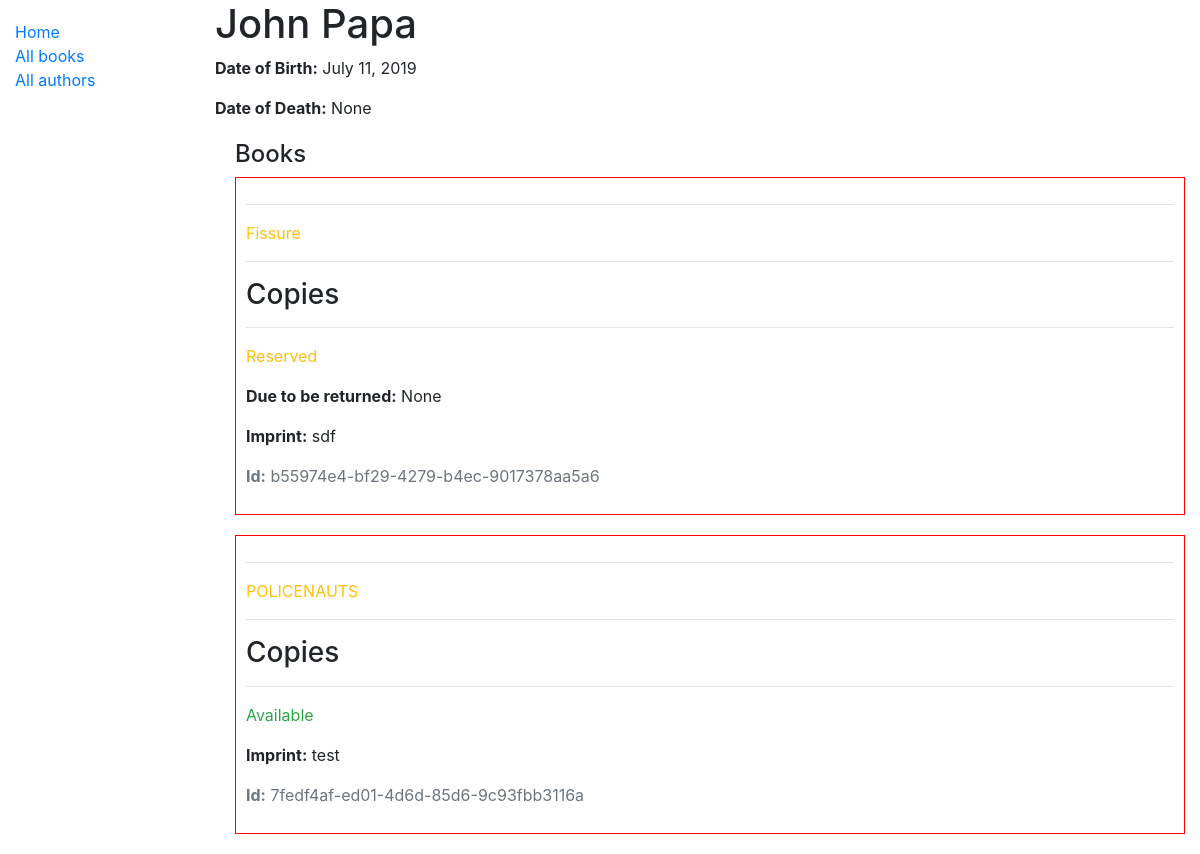
Page /catalog/author-detail/2 on the committed database.
### catalog/models.py (models this page shows, shortened)
class Author(models.Model):
    first_name = models.CharField(max_length=100)
    last_name = models.CharField(max_length=100)
    date_of_birth = models.DateField(null=True, blank=True)
    date_of_death = models.DateField('Died', null=True, blank=True)
    class Meta:
        ordering = [ 'last_name', 'first_name' ]

class Book(models.Model):
    title = models.CharField(max_length=200)
    author = models.ForeignKey(Author, on_delete=models.SET_NULL, null=True)
    summary = models.TextField(max_length=1000, help_text='Enter a brief description of the book')
    isbn = models.CharField('ISBN', max_length=13, help_text='13 Character <a href="https://www.isbn-international.org/content/what-isbn">ISBN number</a>')
    genre = models.ManyToManyField(Genre, help_text='Select a genre for this book')
    language = models.ForeignKey(Language, on_delete=models.SET_NULL, null=True)
    class Meta:
        ordering = [ 'title' ]

class BookInstance(models.Model):
    id = models.UUIDField(primary_key=True, default=uuid.uuid4, help_text='Unique ID from this particular book instance')
    book = models.ForeignKey(Book, on_delete=models.SET_NULL, null=True)
    imprint = models.CharField(max_length=200)
    due_back = models.DateField(null=True, blank=True)
    LOAN_STATUS = (
        ('m', 'Maintenance'),
        ('o', 'On loan'),
        ('a', 'Available'),
        ('r', 'Reserved')
    )
    status = models.CharField(
        max_length=1,
        choices=LOAN_STATUS,
        blank=True,
        default='m',
        help_text='Book availability',
    )
    class Meta:
        ordering = [ 'due_back' ]

### catalog/views.py (the view)
# urls.py: path('author-detail/<int:pk>', views.AuthorDetail.as_view(), name='author-detail'),
class AuthorDetail(generic.DetailView):
    model = Author

### catalog/templates/catalog/author_detail.html
{% extends "base_generic.html" %}
{% block content %}
  <h1>{{ author.first_name }} {{ author.last_name }}</h1>
  <p><strong>Date of Birth:</strong> {{ author.date_of_birth }}</p>
  <p><strong>Date of Death:</strong> {{ author.date_of_death }}</p>
  <div style="margin-left:20px;margin-top:20px">
    <h4>Books</h4>
        {% for book in author.book_set.all %}
            <div style="border: 1px solid red; margin-bottom: 20px; padding: 10px;">
                <hr>
                <p class="{% if copy.status == 'a' %}text-success{% elif copy.status == 'm' %}text-danger{% else %}text-warning{% endif %}">
                    {{ book.title }}
                </p>
                <hr />
                <h3>Copies</h3>
                {% for copy in book.bookinstance_set.all %}
                <hr>
                <p class="{% if copy.status == 'a' %}text-success{% elif copy.status == 'm' %}text-danger{% else %}text-warning{% endif %}">
                    {{ copy.get_status_display }}
                </p>
                {% if copy.status != 'a' %}
                    <p><strong>Due to be returned:</strong> {{ copy.due_back }}</p>
                {% endif %}
                <p><strong>Imprint:</strong> {{ copy.imprint }}</p>
                <p class="text-muted"><strong>Id:</strong> {{ copy.id }}</p>
                {% endfor %}
        </div>
    {% endfor %}
  </div>
{% endblock %}

### catalog/templates/base_generic.html (shortened to what this page needs)
<!DOCTYPE html>
<html lang="en">
<head>
  <link rel="stylesheet" href="https://stackpath.bootstrapcdn.com/bootstrap/4.1.3/css/bootstrap.min.css">
  {% load static %}
  <link rel="stylesheet" href="{% static 'css/styles.css' %}">
</head>
<body>
  <div class="container-fluid">
    <div class="row">
      <div class="col-sm-2">
      {% block sidebar %}
        <ul class="sidebar-nav">
          <li><a href="{% url 'index' %}">Home</a></li>
          <li><a href="{% url 'books' %}">All books</a></li>
          <li><a href="{% url 'authors' %}">All authors</a></li>
        </ul>
     {% endblock %}
      </div>
      <div class="col-sm-10 ">
        {% block content %}{% endblock %}
      </div>
    </div>
  </div>
</body>
</html>

### catalog/static/styles.css (style rules this page uses)
.sidebar-nav { margin-top: 20px; padding: 0; list-style: none; }

### rows in the picture
Author: first_name "John", last_name "Papa", date_of_birth "July 11, 2019", date_of_death "None"
Book: title "Fissure"
BookInstance: status "Reserved", due_back "None", imprint "sdf", id "b55974e4-bf29-4279-b4ec-9017378aa5a6"
Book: title "POLICENAUTS"
BookInstance: status "Available", imprint "test", id "7fedf4af-ed01-4d6d-85d6-9c93fbb3116a"
